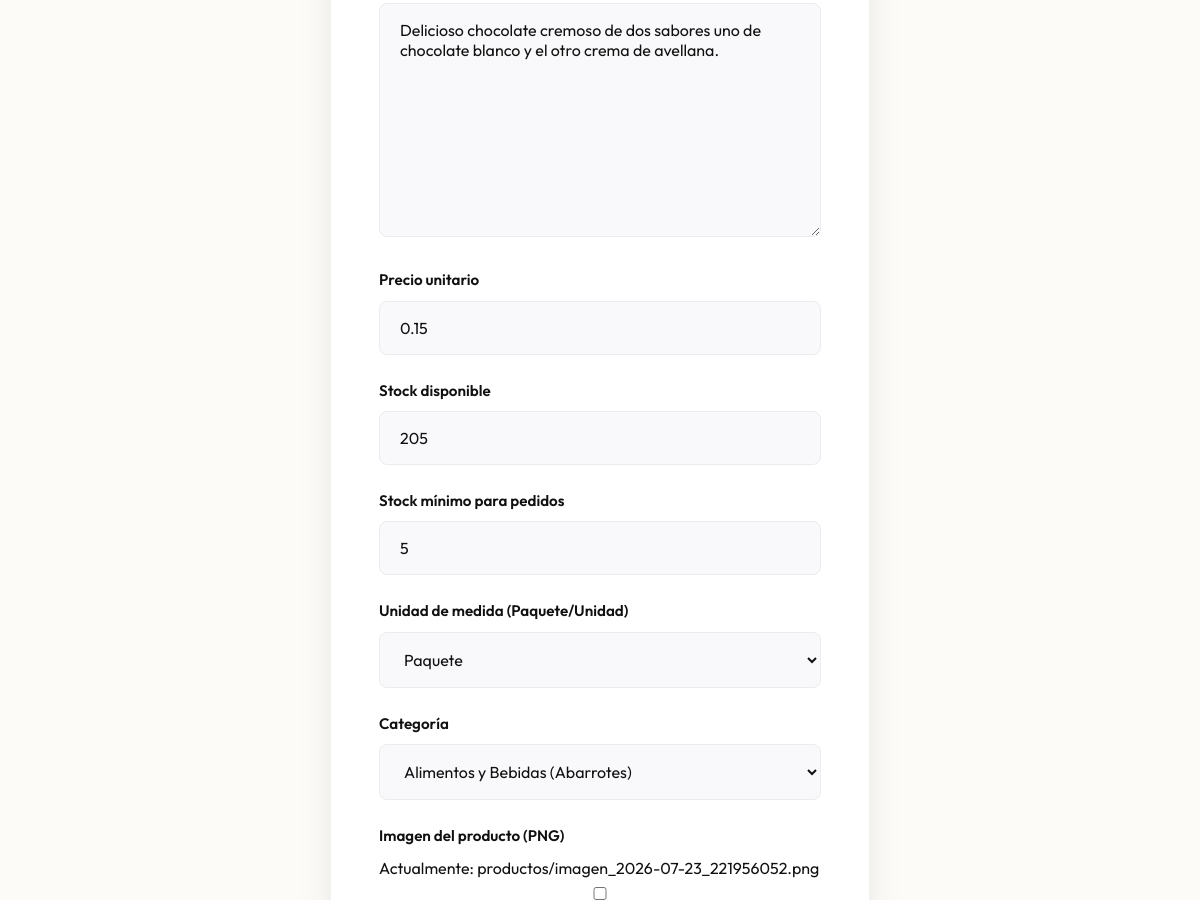
/dashboard/proveedor/productos/editar/4/ (signed in, middle part), run on an earlier commit of the app's database.
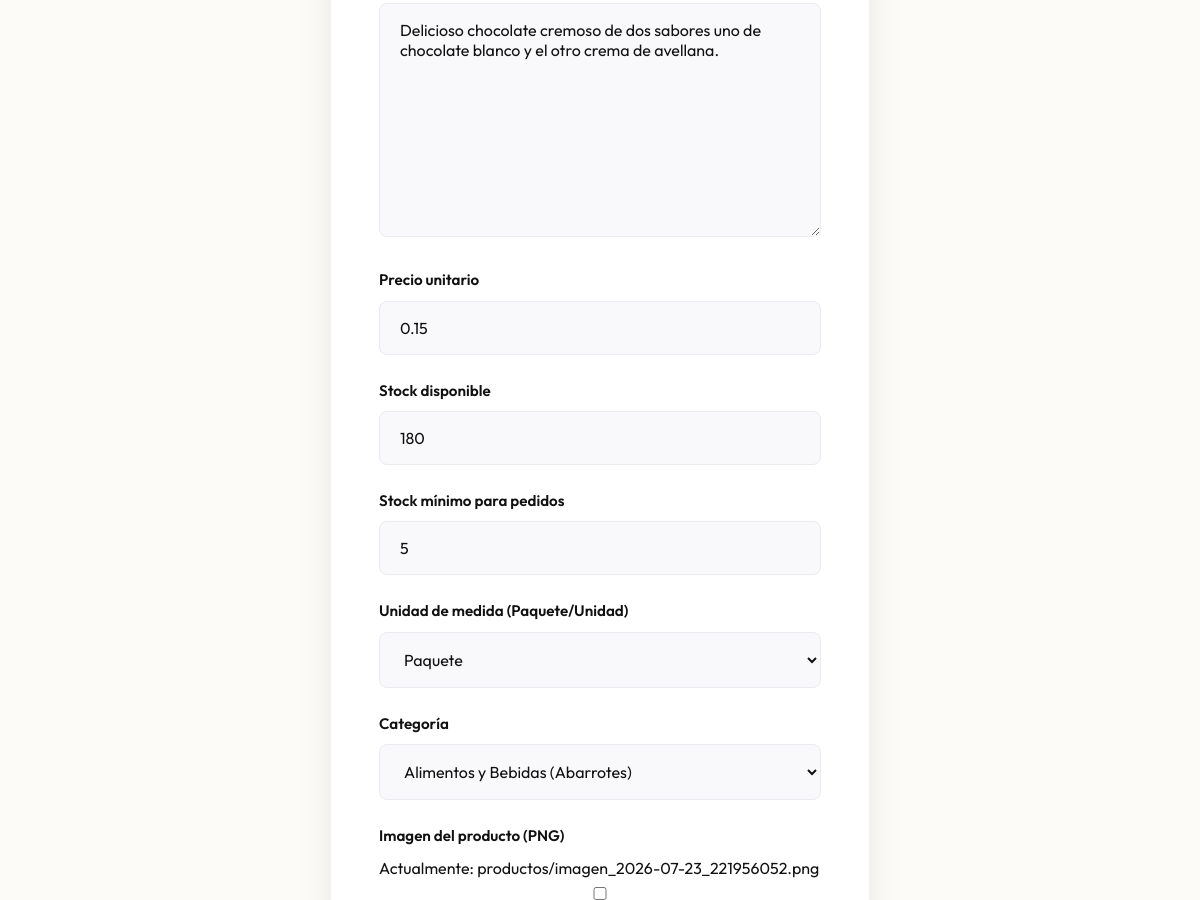
And on a later commit of the database.
### aplicacion/models.py (models this page shows, shortened)
class Producto(models.Model):
    UNIDAD_CHOICES = (
        ('Paquete', 'Paquete'),
        ('Unidad', 'Unidad'),
    )
    sku = models.CharField(max_length=20, unique=True, blank=True)
    nombre = models.CharField(max_length=100)
    descripcion = models.TextField()
    precio_unitario = models.DecimalField(max_digits=10, decimal_places=2)
    stock_disponible = models.IntegerField()
    stock_minimo_pedido = models.IntegerField()
    unidad_medida = models.CharField(max_length=20, choices=UNIDAD_CHOICES)
    categoria = models.ForeignKey(Categoria, on_delete=models.CASCADE)
    proveedor = models.ForeignKey(Proveedor, on_delete=models.CASCADE, related_name='productos')
    imagen = models.ImageField(upload_to='productos/', null=True, blank=True)

### aplicacion/views.py (the view)
# urls.py: path('dashboard/proveedor/productos/editar/<int:id>/', views.editar_producto, name='editar_producto'),
@login_required
def editar_producto(request, id):
    if not hasattr(request.user, 'perfil_proveedor'):
        return redirect('index')
    proveedor = request.user.perfil_proveedor
    producto = get_object_or_404(Producto, pk=id, proveedor=proveedor)
    if request.method == 'POST':
        formulario = ProductoForm(request.POST, request.FILES, instance=producto)
        if formulario.is_valid():
            formulario.save()
            return redirect('mis_productos')
    else:
        formulario = ProductoForm(instance=producto)
    return render(request, 'crear_producto.html', {'formulario': formulario, 'editando': True})

### aplicacion/forms.py (shortened to what this page needs)
class ProductoForm(ModelForm):
    class Meta:
        model = Producto
        fields = ['nombre', 'descripcion', 'precio_unitario', 'stock_disponible', 'stock_minimo_pedido', 'unidad_medida', 'categoria', 'imagen']
        labels = {
            'nombre': _('Nombre del producto'),
            'descripcion': _('Descripción'),
            'precio_unitario': _('Precio unitario'),
            'stock_disponible': _('Stock disponible'),
            'stock_minimo_pedido': _('Stock mínimo para pedidos'),
            'unidad_medida': _('Unidad de medida (Paquete/Unidad)'),
            'categoria': _('Categoría'),
            'imagen': _('Imagen del producto (PNG)'),
        }

### aplicacion/models.py (called while the page is built)
    def __str__(self):
        return self.nombre

### aplicacion/templates/crear_producto.html (shortened to what this page needs)
{% load static %}
<!DOCTYPE html>
<html lang="es">
<head>
    <link rel="stylesheet" href="{% static 'css/style.css' %}">
</head>
<body>
    <main>
        <section class="form-section full-bleed">
            <div class="container">
                <div class="form-card">
                    <form action="" method="post" enctype="multipart/form-data">
                        {% for field in formulario %}
                        <div class="form-group">
                            <label for="{{ field.id_for_label }}">{{ field.label }}</label>
                            {{ field }}
                        </div>
                        {% endfor %}
                    </form>
                </div>
            </div>
        </section>
    </main>
</body>
</html>

What changed in the data, as far as the page shows it:
changed Producto "Paquete": stock_disponible "205" → "180"
